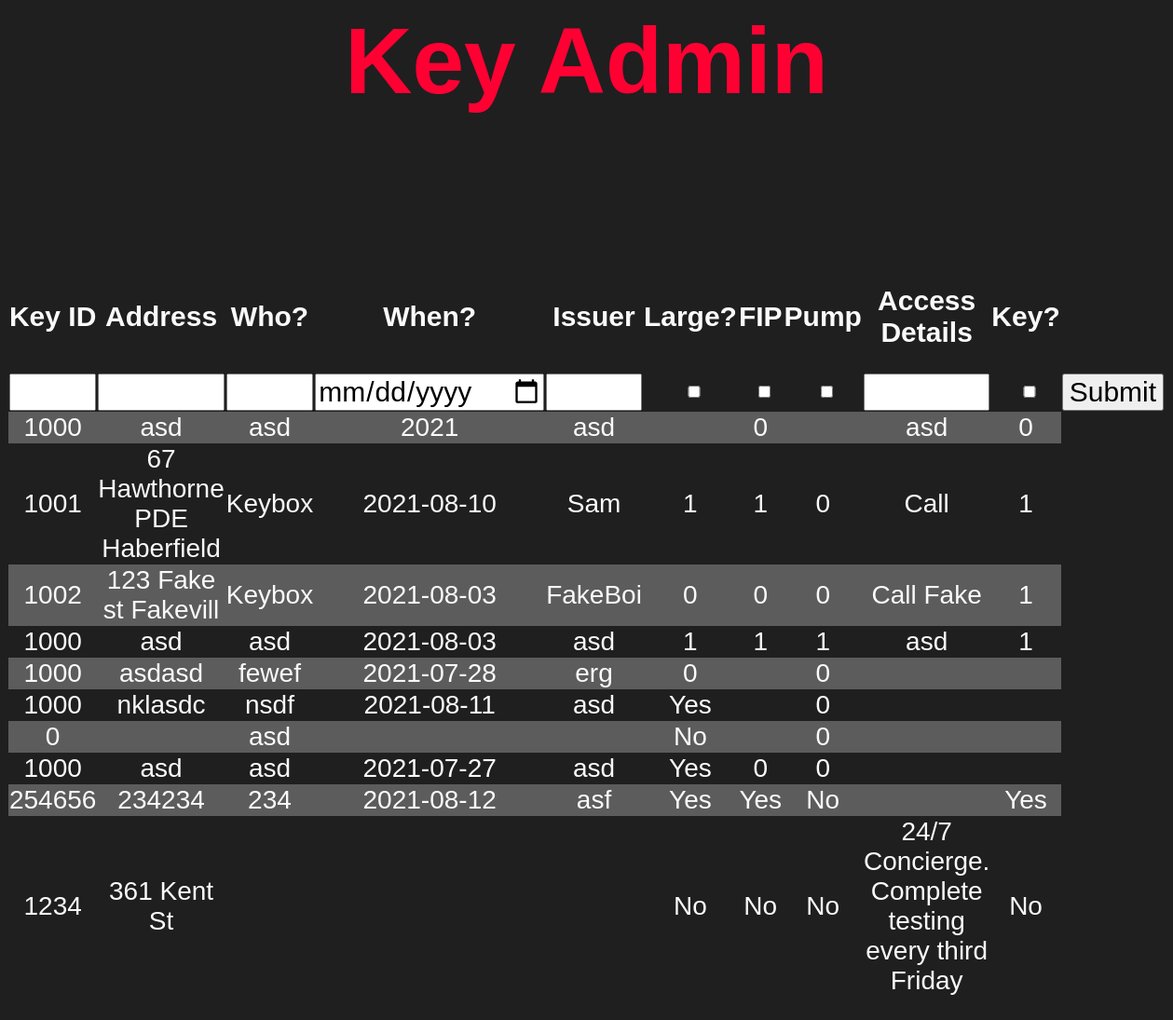
The app's page /dataEntry.php with its own data.
### tables this page shows
CREATE TABLE "keys" (
	"id_number"	INTEGER,
	"address"	TEXT,
	"key_holder"	TEXT,
	"date_of_issue"	TEXT,
	"key_provider"	TEXT,
	"large"	TEXT,
	"fip"	TEXT,
	"pump"	TEXT,
	"access"	TEXT,
	"is_key"	TEXT,
	"unique"	INTEGER,
	"area"	INTEGER,
	PRIMARY KEY("unique" AUTOINCREMENT)
);

### dataEntry.php (the view, shortened to what this page needs)
<html>
<head>
</head>
<h1>
    Key Admin
</h1>
<pre>
</pre>
<body>
<table>
    <tr>
        <td><h2>Key ID</h2></td>
        <td><h2>Address</h2></td>
        <td><h2>Who?</h2></td>
        <td><h2>When?</h2></td>
        <td><h2>Issuer</h2></td>
        <td><h2>Large?</h2></td>
        <td class="fip"><h2>FIP</h2></td>
        <td><h2>Pump</h2></td>
        <td><h2>Access Details</h2></td>
        <td><h2>Key?</h2></td>
    </tr>
        <form action="dataEntry.php" method="post">
            <tr>
                <td><input type="number" name="id_number"></td>
                <td><input type="text" name="address"></td>
                <td><input type="text" name="key_holder"></td>
                <td><input type="date" name="date_of_issue"></td>
                <td><input type="text" name="key_provider"></td>
                <td><input type="checkbox" class="check" name="large"></td>
                <td><input type="checkbox" class="check" name="fip"></td>
                <td><input type="checkbox" class="check" name="pump"></td>
                <td><input type="text" name="access"></td>
                <td><input type="checkbox" class="check" name="is_key"></td>
                <td><input type="submit" value="Submit" name="submit"></td>
            </tr>
        </form>
<?php
$pdo = new PDO('sqlite:keys.db');
$statement = $pdo->query("SELECT * from keys");
$keys = $statement->fetchAll(PDO::FETCH_ASSOC);
foreach ($keys as $row => $key) {
    echo "<tr><h3>";
    echo "<td>" . $key['id_number'] . "</td>";
    echo "<td>" . $key['address'] . "</td>";
    echo "<td>" . $key['key_holder'] . "</td>";
    echo "<td>" . $key['date_of_issue'] . "</td>";
    echo "<td>" . $key['key_provider'] . "</td>";
    echo "<td>" . $key['large'] . "</td>";
    echo "<td>" . $key['fip'] . "</td>";
    echo "<td>" . $key['pump'] . "</td>";
    echo "<td>" . $key['access'] . "</td>";
    echo "<td>" . $key['is_key'] . "</td>";
    echo "</h3></tr>";
}
echo "</table>";
?>
</body>
</html>

### dataEntry.php (style rules this page uses)
body { font-family: Century Gothic, CenturyGothic, AppleGothic, sans-serif; background: #1f1f1f; color: #fafafa; }
table, tr, td { border: none; border-collapse: collapse; }
tr:nth-child(even) { background-color: #5c5c5c; }
table { width: 90%; margin: 100px auto; text-align: center; }
tr { height: 30px; font-size: 23px; }
td { font-size: 28px; }
td.fip { width: 75px; }
h1 { font-size: 100px; text-align: center; color: #ff0033 }
h2 { font-size: 30px; }
h3 { font-size: 20px; }
input { font-size: 30px; resize: none; font-family: Century Gothic, CenturyGothic, AppleGothic, sans-serif; width: 100%; }
input.check { height: 85%; }

### records on screen
keys: id_number "1000", address "asd", key_holder "asd", date_of_issue "2021", key_provider "asd", fip "0", access "asd", is_key "0"
keys: id_number "1001", address "67 Hawthorne PDE Haberfield", key_holder "Keybox", date_of_issue "2021-08-10", key_provider "Sam", large "1", fip "1", pump "0", access "Call", is_key "1"
keys: id_number "1002", address "123 Fake st Fakevill", key_holder "Keybox", date_of_issue "2021-08-03", key_provider "FakeBoi", large "0", fip "0", pump "0", access "Call Fake", is_key "1"
keys: id_number "1000", address "asd", key_holder "asd", date_of_issue "2021-08-03", key_provider "asd", large "1", fip "1", pump "1", access "asd", is_key "1"
keys: id_number "1000", address "asdasd", key_holder "fewef", date_of_issue "2021-07-28", key_provider "erg", large "0", pump "0"
keys: id_number "1000", address "nklasdc", key_holder "nsdf", date_of_issue "2021-08-11", key_provider "asd", large "Yes", pump "0"
keys: id_number "0", key_holder "asd", large "No", pump "0"
keys: id_number "1000", address "asd", key_holder "asd", date_of_issue "2021-07-27", key_provider "asd", large "Yes", fip "0", pump "0"
keys: id_number "254656", address "234234", key_holder "234", date_of_issue "2021-08-12", key_provider "asf", large "Yes", fip "Yes", pump "No", is_key "Yes"
keys: id_number "1234", address "361 Kent St", large "No", fip "No", pump "No", access "24/7 Concierge. Complete testing every third Friday", is_key "No"
